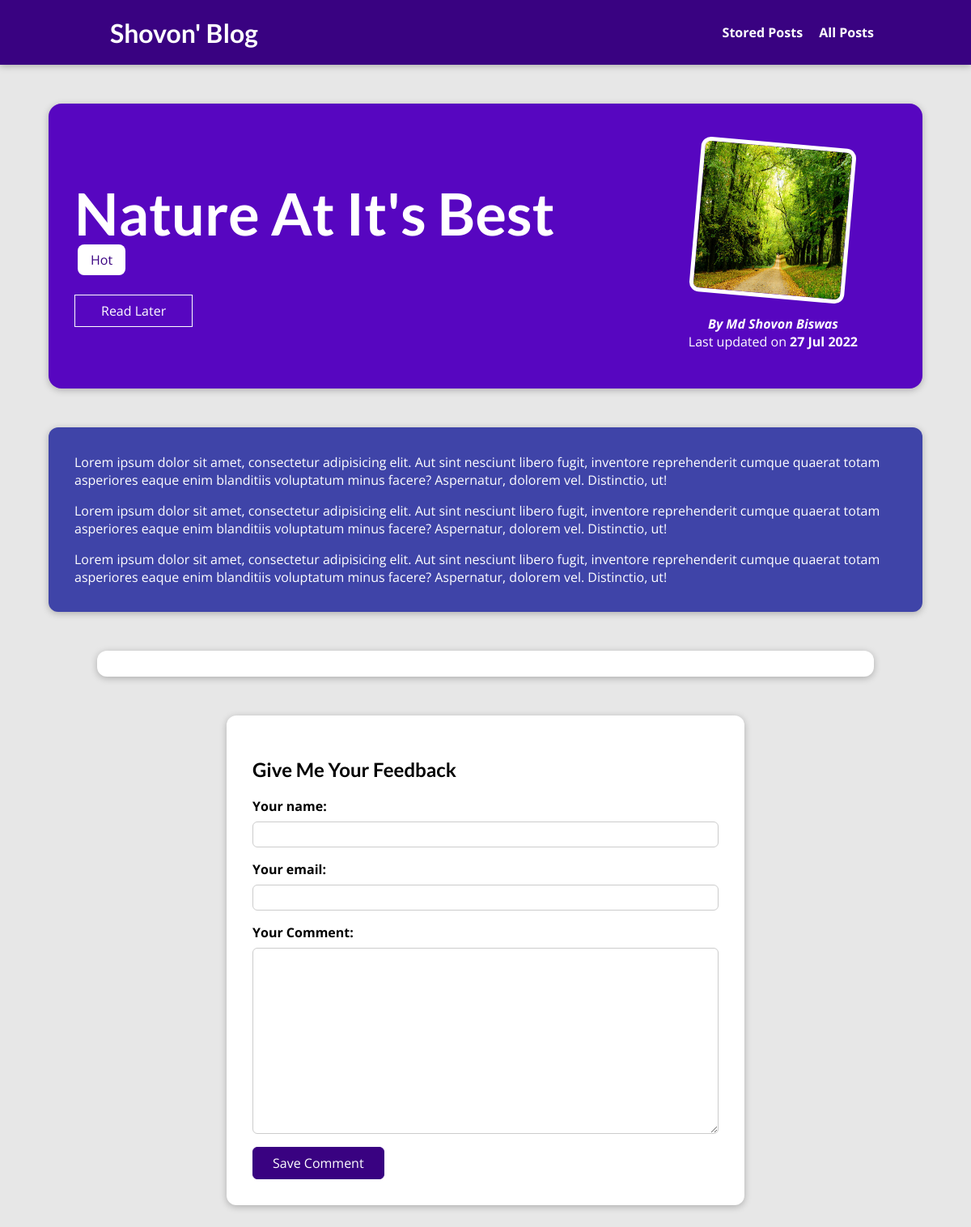
The page /posts/nature-at-its-best on the database its author committed.
### blog/models.py (models this page shows, shortened)
class Post(models.Model):
    title = models.CharField(max_length=100)
    excerpt = models.TextField(max_length=100)
    image = models.ImageField(upload_to = "posts", null = True)
    date = models.DateField(auto_now=True)
    slug = models.SlugField(unique=True, db_index=True)
    content = models.TextField(validators=[MinLengthValidator(10)])
    author = models.ForeignKey(
        Author, on_delete=models.SET_NULL, null= True, related_name = "posts")
    tag = models.ManyToManyField(Tag)

class Tag(models.Model):
    captions = models.CharField(max_length=20)

class Author(models.Model):
    first_name = models.CharField(max_length=100)
    last_name = models.CharField(max_length=100)
    email = models.EmailField()
    def full_name(self):
        return f'{self.first_name} {self.last_name}'
    def __str__(self):
        return self.full_name()

### blog/views.py (the view, shortened to what this page needs)
# urls.py: path('posts/<slug:slug>', views.SinglePageView.as_view(), name="post-detail-page"),
class SinglePageView(View):
    def is_stored_post(self,request, post_id):
        stored_posts = request.session.get("stored_posts")
        if stored_posts is not None:
            is_saved_for_later = post_id in stored_posts
        else:
            is_saved_for_later = False
        return is_saved_for_later
    def get(self, request, slug):
        post = Post.objects.get(slug=slug)
        context = {
            "post": post,
            "post_tags":post.tag.all(),
            "comment_form": CommentForm(),
            "comments": post.comments.all().order_by('-id'),
            "saved_for_later": self.is_stored_post(request, post.id)
        }
        return render(request, 'blog/post-details.html', context)

### blog/forms.py
class CommentForm(forms.ModelForm):
    class Meta:
        model = Comment
        exclude = ["post"]
        labels = {
            "user_name": "Your name",
            "user_email": "Your email",
            "text": "Your Comment"
        }

### blog/templates/blog/post-details.html (shortened to what this page needs)
{% extends 'base.html' %} {%load static%}  {%block css_files%}
<link rel="stylesheet" href="{% static 'blog/post-detail.css' %}" />
{% endblock %} {%block content%}
<section id="summary">
  <h2>{{post.title}}</h2>
  <div>
    {% for tag in post_tags %}
    <span class="tag"> {{tag.captions}} </span>
    {% endfor %}
  </div>
  <div class="read-later">
    <form action="{% url 'read-later'%} " method="POST">
      <button>
        {% if saved_for_later %}
          Remove from "Read Later"
        {% else %}
          Read Later
        {% endif %}
      </button>
    </form>
  </div>
  <article>
    <img src="{{ post.image.url }}" alt="{{post.title}}" />
    <address>
      By
      <a href="mailto:{{ post.author.email_address}}"> {{post.author|title}}</a>
    </address>
    <div>Last updated on <time> {{post.date|date:"d M Y"}}</time></div>
  </article>
</section>
<main id="para">{{post.content|linebreaks}}</main>
<section id="comment">
</section>
<section id="comment_form">
  <h2>Give Me Your Feedback</h2>
  <form action="{% url 'post-detail-page' post.slug %}" method="POST">
    {% csrf_token %} {% for form_field in comment_form%}
    <div class="form-control {% if form_field.errors %} invalid {% endif %}">
      {{ form_field.label_tag }} {{ form_field }} {{ form_field.errors }}
    </div>
    {% endfor %}
    <button>Save Comment</button>
  </form>
</section>
{% endblock %}

### static/app.css (style rules this page uses)
* { box-sizing: border-box; }
html { font-family: "Open Sans", "Lato", sans-serif; }
body { margin: 0; }
h1, h2, h3 { font-family: "Lato", sans-serif; font-weight: bold; }

### blog/static/blog/post-detail.css (style rules this page uses)
body { background-color: #e7e7e7; }
#summary { margin: 8rem auto 3rem auto; padding: 2rem; width: 90%; max-width: 90rem; border-radius: 16px; background-color: #5706c0; position: relative; box-shadow: 0 2px 8px rgba(0, 0, 0, 0.25); height: 22rem; }
#summary h2 { color: #fff; font-size: 4.5rem; margin-bottom: 0.25rem; }
#summary article { position: absolute; top: 2rem; right: 3rem; padding: 1rem 2rem; border-radius: 12px; text-align: center; color: white; }
#summary article img { width: 12rem; height: 12rem; border-radius: 12px; transform: rotateZ(5deg); border: 5px solid #fff; margin-bottom: 1rem; }
#summary address { font-weight: bold; }
#summary a { color: #fff; text-decoration: none; }
#summary time { font-weight: bold; }
#para { margin: 3rem auto; width: 90%; max-width: 90rem; border-radius: 12px; background-color: #3f44a8; box-shadow: 0 2px 8px rgba(0, 0, 0, 0.25); padding: 1rem 2rem; color: #fff; }
.tag { background-color: #fff; color: #390281; padding: 0.5rem 1rem; margin: 4px; border-radius: 8px; }
#comment_form button { font: inherit; background-color: #390281; color: white; border: 1px solid #390281; padding: 0.5rem 1.5rem; border-radius: 6px; cursor: pointer; }
#comment_form { margin: 3rem auto; width: 90%; max-width: 40rem; border-radius: 12px; background-color: white; box-shadow: 0 2px 8px rgba(0, 0, 0, 0.25); padding: 2rem; }
.form-control { margin-bottom: 1rem; }
.form-control label { font-weight: bold; margin-bottom: 0.5rem; display: block; }
.form-control input, .form-control textarea { display: block; width: 100%; font: inherit; padding: 0.25rem; border-radius: 6px; border: 1px solid #ccc; }
#comment { margin: 3rem auto; width: 90%; max-width: 60rem; border-radius: 12px; background-color: white; box-shadow: 0 2px 8px rgba(0, 0, 0, 0.25); padding: 1rem 2rem; }
.read-later { margin: 2rem 0; }
.read-later button { background-color: transparent; border: 1px solid white; padding: 0.5rem 2rem; font: inherit; color: white; }

### rows shown on the page
Post: title "Nature At It's Best", image (picture), author "Md Shovon Biswas", date "27 Jul 2022", content "Lorem ipsum dolor sit amet, consectetur adipisicing elit. Aut sint nesciunt libero fugit, inventore reprehenderit cumque quaerat totam asperiores eaque enim blanditiis voluptatum minus facere? Aspernatur, dolorem vel. Distinctio, ut! Lorem ipsum dolor sit amet, consectetur adipisicing elit. Aut sint nesciunt libero fugit, inventore reprehenderit cumque quaerat totam asperiores eaque enim blanditiis voluptatum minus facere? Aspernatur, dolorem vel. Distinctio, ut! Lorem ipsum dolor sit amet, consectetur adipisicing elit. Aut sint nesciunt libero fugit, inventore reprehenderit cumque quaerat totam asperiores eaque enim blanditiis voluptatum minus facere? Aspernatur, dolorem vel. Distinctio,…"
Tag: captions "Hot"
